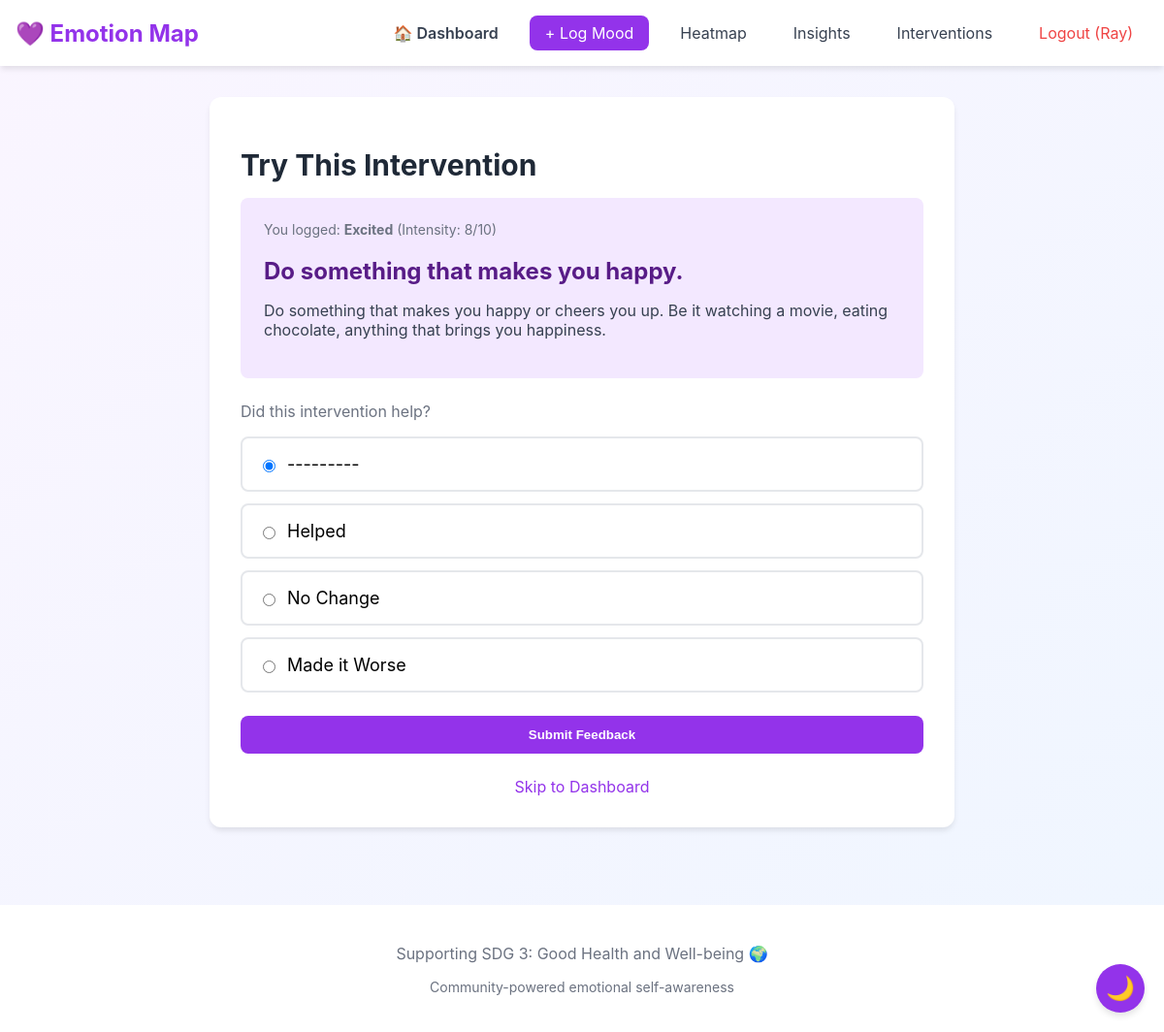
Page /intervention/7/ (signed in) on the committed database.
### core/models.py (models this page shows, shortened)
class Mood(models.Model):
    EMOTION_CHOICES = [
        ('joy', 'Joy'),
        ('sadness', 'Sadness'),
        ('anxiety', 'Anxiety'),
        ('anger', 'Anger'),
        ('fear', 'Fear'),
        ('disgust', 'Disgust'),
        ('surprise', 'Surprise'),
        ('neutral', 'Neutral'),
        ('excited', 'Excited'),
        ('calm', 'Calm'),
    ]
    user = models.ForeignKey(User, on_delete=models.CASCADE, null=True, blank=True)  # NEW: Link to user
    emotion = models.CharField(max_length=20, choices=EMOTION_CHOICES)
    intensity = models.IntegerField(
        validators=[MinValueValidator(1), MaxValueValidator(10)],
        help_text="Rate intensity from 1 (low) to 10 (high)"
    )
    note = models.TextField(blank=True, null=True, max_length=500)
    tags = models.ManyToManyField(Tag, blank=True)
    timestamp = models.DateTimeField(default=timezone.now)
    created_at = models.DateTimeField(auto_now_add=True)
    suggested_intervention = models.ForeignKey(
        Intervention,
        on_delete=models.SET_NULL,
        null=True,
        blank=True,
        related_name='mood_logs'
    )
    class Meta:
        ordering = ['-timestamp']

class Intervention(models.Model):
    title = models.CharField(max_length=200)
    description = models.TextField()
    created_at = models.DateTimeField(auto_now_add=True)
    submitted_by = models.CharField(max_length=100, default="Community")
    is_active = models.BooleanField(default=True)
    class Meta:
        ordering = ['-created_at']

### core/views.py (the view)
# urls.py: path('intervention/<int:mood_id>/', views.intervention_suggestion, name='intervention_suggestion'),
@login_required
def intervention_suggestion(request, mood_id):
    mood = get_object_or_404(Mood, id=mood_id, user=request.user)
    intervention = mood.suggested_intervention
    if request.method == 'POST':
        form = FeedbackForm(request.POST)
        if form.is_valid():
            feedback = form.save(commit=False)
            feedback.mood = mood
            feedback.intervention = intervention
            feedback.save()
            return redirect('dashboard')
    else:
        form = FeedbackForm()
    context = {
        'mood': mood,
        'intervention': intervention,
        'form': form,
    }
    return render(request, 'intervention_suggestion.html', context)

### core/forms.py
class FeedbackForm(forms.ModelForm):
    class Meta:
        model = Feedback
        fields = ['result']
        widgets = {
            'result': forms.RadioSelect()
        }

### core/templates/intervention_suggestion.html (shortened to what this page needs)
{% extends 'base.html' %}
{% block content %}
<div style="max-width: 48rem; margin: 0 auto;">
    <div class="card card-large">
        <h1 style="font-size: 1.875rem; font-weight: bold; color: #1f2937; margin-bottom: 1rem;">Try This Intervention</h1>
        <div class="suggestion-box">
            <div class="suggestion-context">You logged: <strong>{{ mood.get_emotion_display }}</strong> (Intensity: {{ mood.intensity }}/10)</div>
            <h2 class="suggestion-title">{{ intervention.title }}</h2>
            <p class="suggestion-description">{{ intervention.description }}</p>
        </div>
        <div style="margin-bottom: 1.5rem;">
            <p style="color: #6b7280; margin-bottom: 1rem;">Did this intervention help?</p>
            <form method="post">
                <div class="feedback-options">
                    {% for radio in form.result %}
                    <label class="feedback-option">
                        {{ radio.tag }}
                        <span class="feedback-label">{{ radio.choice_label }}</span>
                    </label>
                    {% endfor %}
                </div>
                <button type="submit" class="btn btn-primary btn-full" style="margin-top: 1.5rem;">
                    Submit Feedback
                </button>
            </form>
        </div>
        <div style="text-align: center;">
            <a href="{% url 'dashboard' %}" style="color: #9333ea; text-decoration: none;">Skip to Dashboard</a>
        </div>
    </div>
</div>
{% endblock %}

### core/templates/base.html (shortened to what this page needs)
{% load static %}
<!DOCTYPE html>
<html lang="en">
<head>
    <link rel="stylesheet" href="{% static 'css/main.css' %}">
</head>
<body>
    <nav>
        <div class="nav-container">
            <a href="{% url 'home' %}" class="nav-logo">💜 Emotion Map</a>
            <div class="nav-links">
                {% if user.is_authenticated %}
                    <a href="{% url 'dashboard' %}" class="nav-link" style="font-weight: 600;">🏠 Dashboard</a>
                    <a href="{% url 'log_mood' %}" class="nav-link-primary">+ Log Mood</a>
                    <a href="{% url 'heatmap' %}" class="nav-link">Heatmap</a>
                    <a href="{% url 'insights_dashboard' %}" class="nav-link">Insights</a>
                    <a href="{% url 'interventions_list' %}" class="nav-link">Interventions</a>
                    <a href="{% url 'logout' %}" class="nav-link" style="color: #ef4444;">Logout ({{ user.username }})</a>
                {% else %}
                    <a href="{% url 'interventions_list' %}" class="nav-link">Interventions</a>
                    <a href="{% url 'login' %}" class="nav-link">Login</a>
                    <a href="{% url 'register' %}" class="nav-link-primary">Sign Up</a>
                {% endif %}
            </div>
        </div>
    </nav>
    <main>
        {% block content %}{% endblock %}
    </main>
    <footer>
        <p>Supporting SDG 3: Good Health and Well-being 🌍</p>
        <p style="font-size: 0.875rem; margin-top: 0.5rem;">Community-powered emotional self-awareness</p>
    </footer>
</body>
</html>

### static/css/main.css (style rules this page uses)
body { font-family: 'Inter', -apple-system, BlinkMacSystemFont, 'Segoe UI', sans-serif; margin: 0; padding: 0; background: linear-gradient(to bottom right, #faf5ff, #eff6ff); min-height: 100vh; }
nav { background: white; box-shadow: 0 4px 6px -1px rgba(0, 0, 0, 0.1); }
.nav-container { max-width: 1280px; margin: 0 auto; padding: 1rem; display: flex; justify-content: space-between; align-items: center; }
.nav-logo { font-size: 1.5rem; font-weight: bold; color: #9333ea; text-decoration: none; }
.nav-links { display: flex; gap: 1rem; }
.nav-link { padding: 0.5rem 1rem; color: #374151; text-decoration: none; transition: color 0.2s; }
.nav-link-primary { padding: 0.5rem 1rem; background: #9333ea; color: white; text-decoration: none; border-radius: 0.5rem; transition: background 0.2s; }
main { max-width: 1280px; margin: 0 auto; padding: 2rem 1rem; }
footer { background: white; margin-top: 3rem; padding: 1.5rem; text-align: center; color: #6b7280; }
.card { background: white; padding: 1.5rem; border-radius: 0.75rem; box-shadow: 0 4px 6px -1px rgba(0, 0, 0, 0.1); }
.card-large { padding: 2rem; }
.btn { padding: 0.75rem 1.5rem; font-weight: bold; border-radius: 0.5rem; border: none; cursor: pointer; text-decoration: none; display: inline-block; transition: all 0.2s; }
.btn-primary { background: #9333ea; color: white; }
.btn-full { width: 100%; }
.feedback-options { display: flex; flex-direction: column; gap: 0.75rem; }
.feedback-option { display: flex; align-items: center; padding: 1rem; border: 2px solid #e5e7eb; border-radius: 0.5rem; cursor: pointer; transition: all 0.2s; }
.feedback-option input[type="radio"] { margin-right: 0.75rem; }
.feedback-label { font-size: 1.125rem; }
.suggestion-box { background: #f3e8ff; padding: 1.5rem; border-radius: 0.5rem; margin-bottom: 1.5rem; }
.suggestion-context { font-size: 0.875rem; color: #6b7280; margin-bottom: 0.5rem; }
.suggestion-title { font-size: 1.5rem; font-weight: bold; color: #581c87; margin-bottom: 0.75rem; }
.suggestion-description { color: #374151; }

### rows in the picture
Mood: emotion "Excited", intensity "8"
Intervention: title "Do something that makes you happy.", description "Do something that makes you happy or cheers you up. Be it watching a movie, eating chocolate, anything that brings you happiness."

### other values in the picture
{{ user.username }} "Ray"
{{ radio.choice_label }} "---------" "Helped" "No Change" "Made it Worse"
